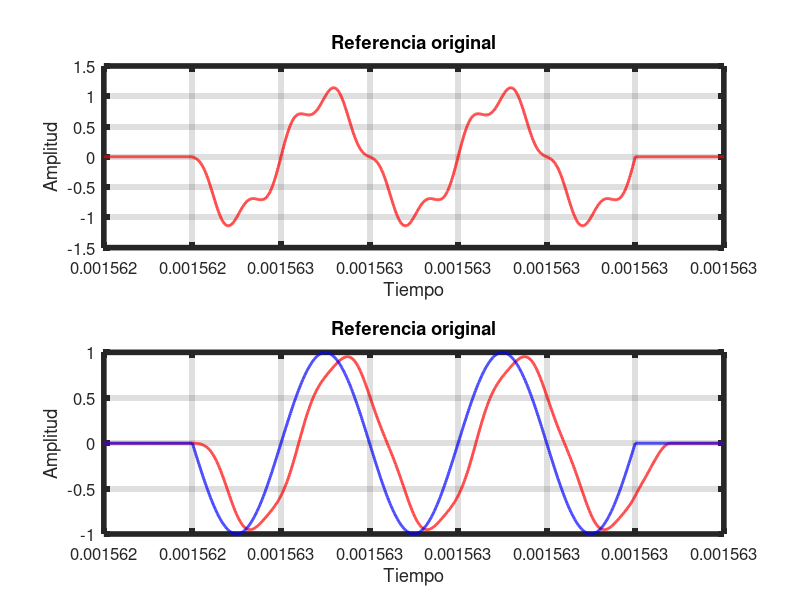

Recreate this plot in MATLAB.
#!/usr/bin/octave

%% just octave
pkg load signal;
pkg load control;

%% constants
fs        = 10e9;               % sample frequency
t1        = 1.562400e-3;
t2        = 1.563100e-3;
ref_amp   = 1;
noi_amp   = 0.2;
ref_pha   = 0.0 * ( pi / 180 );
noi_pha   = 0.0 * ( pi / 180 );
ref_fre   = 5e6;
noi_fre   = 20e6;
p_fre     = 640;                % pulse frequency
p_dut     = 0.032;              % pulse duty: Ton = 0.5 us

%% dependent constants
T         = ( 1 / p_fre ) * 2; 
dT        = 1 / fs;
t         = ( t1 : dT : t2 );
N         = size( t, 2 );
df        = fs / N;
f         = -fs / 2 : df : fs / 2 - df;

%% pulse generation
pulse     = square( 2 * pi * p_fre * t, p_dut ) >= 0;

%% signal generation
ref_s     = ref_amp * [ pulse .* sin( 2 * pi * ref_fre * t + ref_pha ) ];
noi_s     = noi_amp * [ pulse .* sin( 2 * pi * noi_fre * t + noi_pha ) ];
sig_s     = ref_s + noi_s;
fil_s     = zeros( 1, length( ref_s ) );
for i = 2:length( ref_s )
  aux = 0;
  cant= 400;
  for j = i-cant:i 
    if j > 0
      aux = aux + sig_s( j );
    endif
  endfor
  
  fil_s( i ) = aux / cant;
endfor

%% plot
hfigure = figure( 'Color', 'w' );
cols    = 1;
rows    = 2;
subplot( rows, cols, 1 ); ##
plt_1 = plot( t, sig_s, "linewidth", 2, 'r' );
grid on;
set( gca, "linewidth", 4, "fontsize", 12)
xlabel( 'Tiempo' );
ylabel( 'Amplitud' );
title( 'Referencia original' );
subplot( rows, cols, 2 ); ##
plt_3 = plot( t, fil_s , "linewidth", 2, 'r' );
grid on;
hold on;
plt_4 = plot( t, ref_s , "linewidth", 2, 'b' );
set( gca, "linewidth", 4, "fontsize", 12)
xlabel( 'Tiempo' );
ylabel( 'Amplitud' );
title( 'Referencia original' );